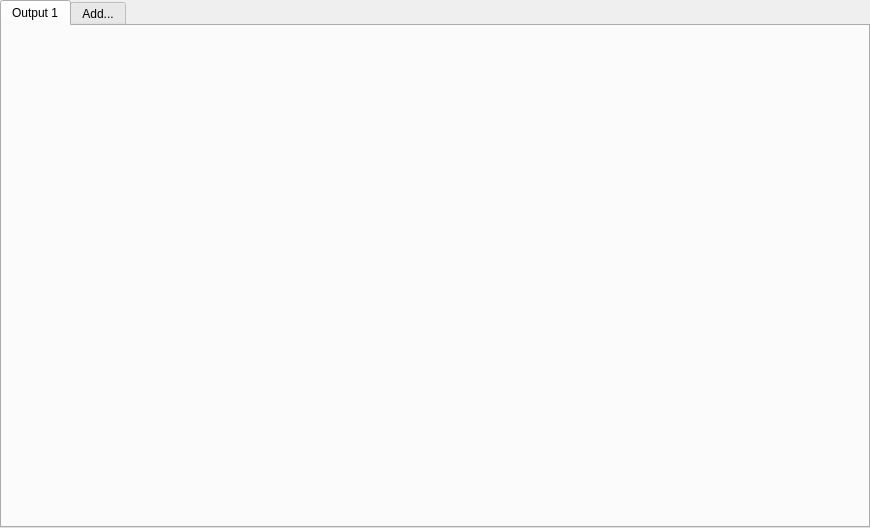
<?xml version="1.0" encoding="UTF-8"?>
<ui version="4.0">
 <class>QueueWidget</class>
 <widget class="QWidget" name="QueueWidget">
  <property name="geometry">
   <rect>
    <x>0</x>
    <y>0</y>
    <width>870</width>
    <height>528</height>
   </rect>
  </property>
  <property name="windowTitle">
   <string>Form</string>
  </property>
  <layout class="QVBoxLayout" name="verticalLayout_2">
   <property name="spacing">
    <number>0</number>
   </property>
   <property name="leftMargin">
    <number>0</number>
   </property>
   <property name="topMargin">
    <number>0</number>
   </property>
   <property name="rightMargin">
    <number>0</number>
   </property>
   <property name="bottomMargin">
    <number>0</number>
   </property>
   <item>
    <widget class="QSplitter" name="splitter">
     <property name="orientation">
      <enum>Qt::Horizontal</enum>
     </property>
     <property name="handleWidth">
      <number>10</number>
     </property>
     <widget class="QTabWidget" name="outputTab">
      <property name="currentIndex">
       <number>0</number>
      </property>
      <widget class="QWidget" name="tab1">
       <attribute name="title">
        <string>Output 1</string>
       </attribute>
       <layout class="QVBoxLayout" name="verticalLayout">
        <property name="spacing">
         <number>3</number>
        </property>
        <property name="leftMargin">
         <number>0</number>
        </property>
        <property name="topMargin">
         <number>1</number>
        </property>
        <property name="rightMargin">
         <number>0</number>
        </property>
        <property name="bottomMargin">
         <number>0</number>
        </property>
       </layout>
      </widget>
      <widget class="QWidget" name="tab2">
       <attribute name="title">
        <string>Add...</string>
       </attribute>
      </widget>
     </widget>
    </widget>
   </item>
  </layout>
 </widget>
 <resources/>
 <connections/>
</ui>
